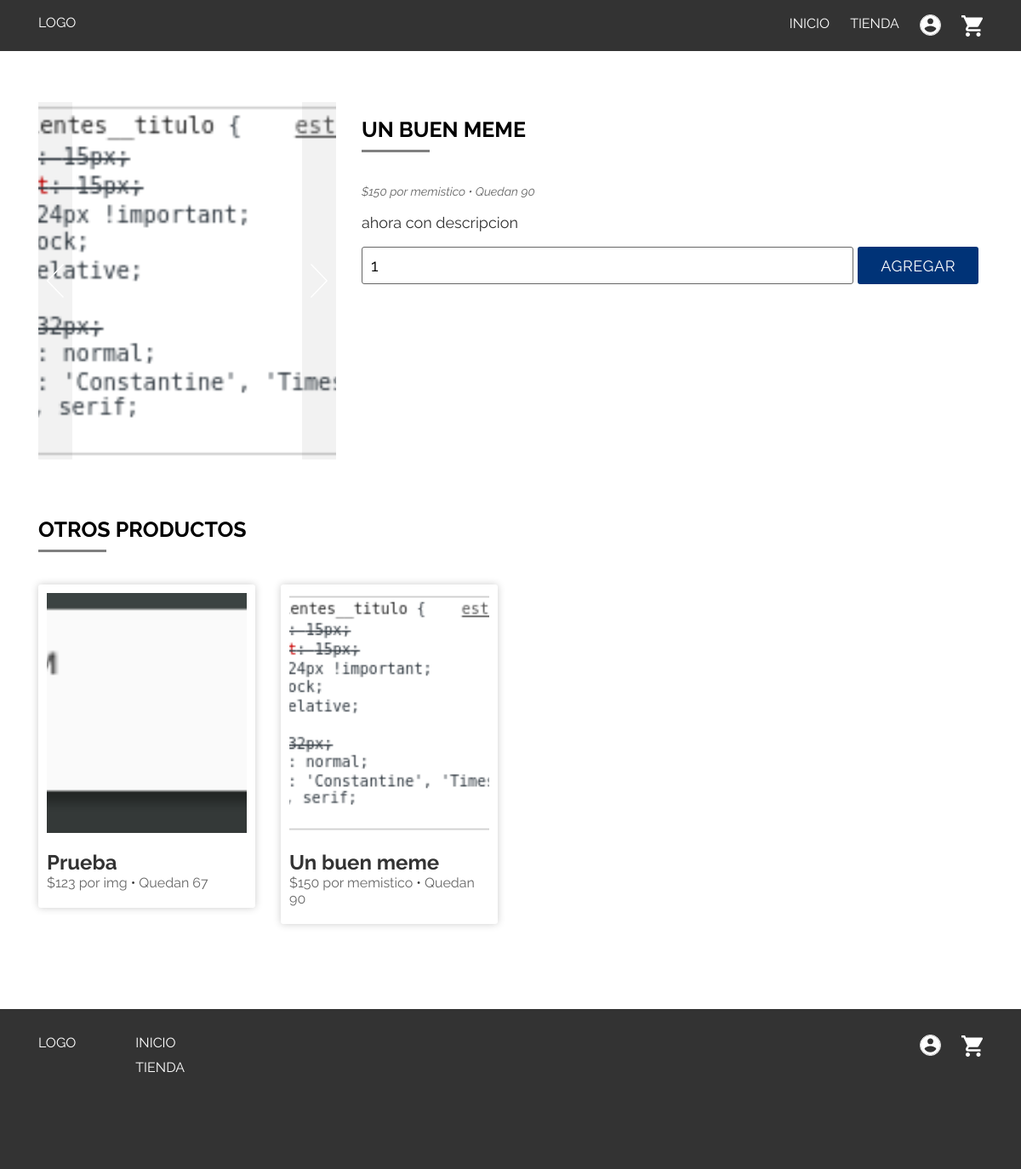
The app's page /app/producto.php?id=31, older data.
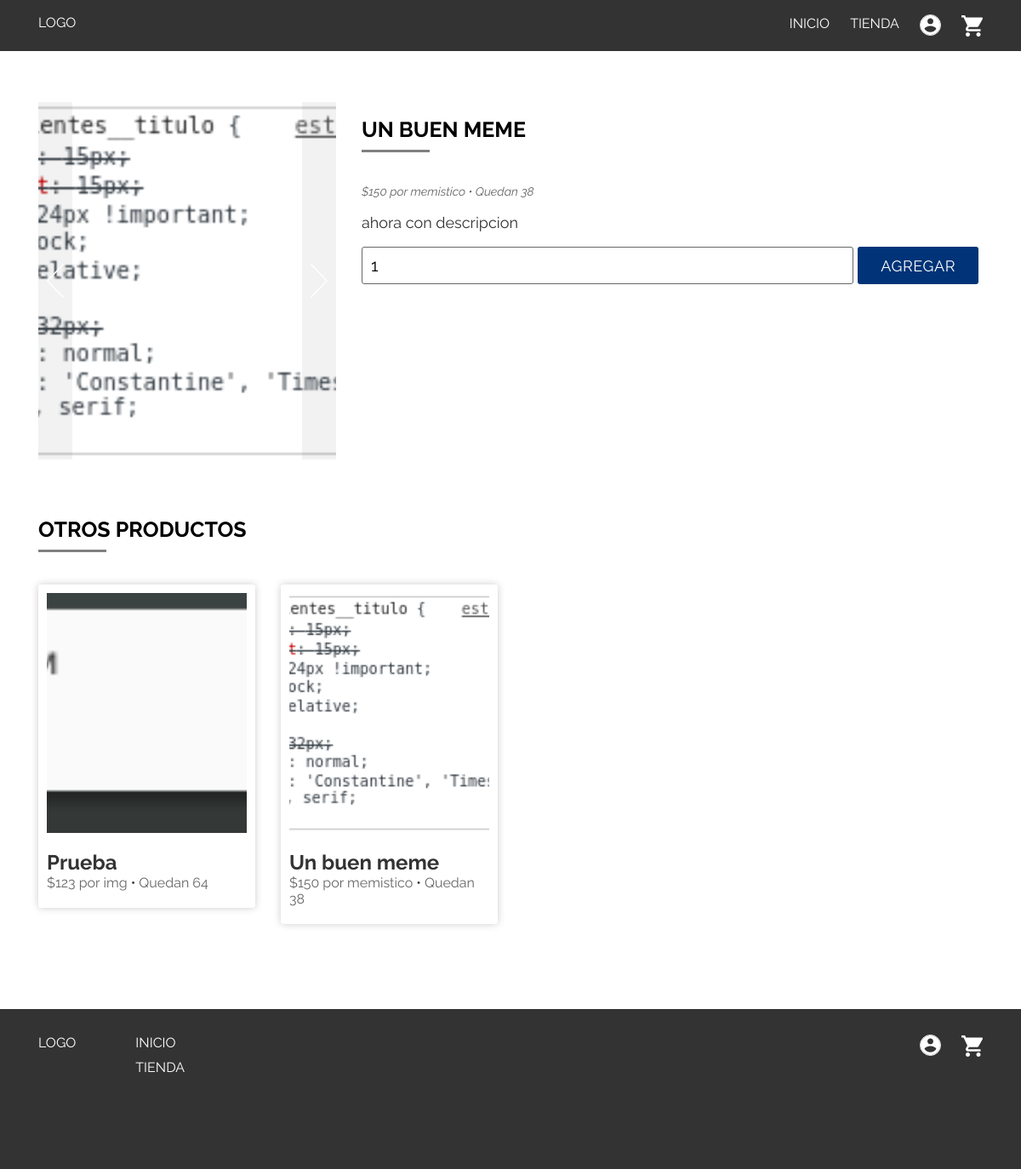
The same page, newer data.
### tables this page shows
CREATE TABLE `producto` (
  `id` int(11) NOT NULL,
  `imagen` text,
  `nombre` text,
  `descripcion` text,
  `precio` int(11) DEFAULT NULL,
  `unidad` text,
  `existencia` text,
  `fecha_creacion` timestamp NOT NULL DEFAULT CURRENT_TIMESTAMP,
  `imagenes` json DEFAULT NULL
);

### app/funciones-generales.php (called while the page is built, shortened)
<?php
  function get_mas_productos(){
    $bd = mysqli_connect("db","root","root", "main");
    $sql = "SELECT * FROM producto ORDER BY RAND() LIMIT 4";
    $result = $bd->query($sql);
    return $result;
  }
  function get_single( $tipo, $id ){
    $bd = mysqli_connect("db","root","root", "main");
    $sql = "SELECT * FROM $tipo WHERE id = '$id'";
    $result = $bd->query($sql);
    if ($result->num_rows > 0) :
      while($row = $result->fetch_assoc()) :
        $res = $row;
      endwhile;
    else :
      $res = false;
    endif;
    return $res;
  }
?>

### app/producto.php (the view, shortened to what this page needs)
<?php
  include('estructura/cabecera.php');
  $id = $_GET['id'];
  $data = get_single('producto', $id);
  $nombre = $data['nombre'];
  $unidad = $data['unidad'];
  $descripcion = $data['descripcion'];
  $precio = $data['precio'];
  $existencia = $data['existencia'];
  $imagen = $data['imagen'];
  $galeria = json_decode($data['imagenes']);
  ?>
<main class="single-product-page">
  <div class="container">
    <div class="row">
      <div class="col-12 col-md-6 col-lg-4 galeria-producto">
        <?php
          $slides = $galeria;
          array_unshift($slides, $imagen);
          include("galeria.php");
        ?>
      </div>
      <div class="col-12 col-md-6 col-lg-8">
        <h1><?php echo $nombre ?></h1>
        <p class="detalles">
          <span class="precio"><?php echo "$$precio por $unidad" ?></span> •
          <span class="existencia">Quedan <?php echo $existencia ?></span>
        </p>
        <p class="descripcion"><?php echo $descripcion; ?></p>
        <form action="producto.php?id=<?php echo $id ?>" method="post">
          <div class="agregar-al-carrito">
            <div class="contenido">
              <input class="cantidad" name="cantidad" type="number" value="1" min="1" max="<?php echo $existencia ?>">
              <button class="boton boton-important"> Agregar </button>
            </div>
          </div>
        </form>
      </div>
    </div>
    <div class="row productos-relacionados">
      <div class="col-12">
        <h1> Otros productos </h1>
      </div>
      <?php
          $result = get_mas_productos();
          if ($result->num_rows > 0) :
            while($producto = $result->fetch_assoc()) :
              $precio = $producto['precio'];
              $unidad = $producto['unidad'];
        ?>
          <div class="col-12 col-sm-6 col-lg-3">
            <article class="tarjeta tarjeta-producto">
              <a class="link-producto"
                  href="/producto.php?id=<?php echo $producto['id'] ?>">
                  <div class="imagen"
                  style="background-image:url(../<?php echo $producto['imagen'] ?>)"></div>
                <h2>
                  <?php echo $producto['nombre']; ?>
                </h2>
                <span class="precio"><?php echo "$$precio por $unidad" ?></span> • <span class="existencia">Quedan <?php echo $producto['existencia'] ?></span>
              </a>
            </article>
          </div>
        <?php
            endwhile;
          endif;
        ?>
    </div>
  </div>
</main>
<?php
  include('estructura/pie.php');
?>

### app/estructura/cabecera.php (shortened to what this page needs)
<!DOCTYPE html>
<html lang="en">
<head>
  <link rel="stylesheet" href="css/estilos.css">
</head>
<body>
  <header class="header-principal">
    <nav class="nav-principal">
      <div class="container contenedor-principal">
        <div class="logo">
          Logo
        </div>
        <div class="menu-movil">
          <div class="menu__links">
            <a href="/" class="menu__link">Inicio</a>
            <a href="/tienda.php" class="menu__link">Tienda</a>
            <?php
              if($_SESSION['foto']) {
                $img = '../'.$_SESSION['foto'];
                $img = "style='background-image:url($img)'";
                $url = "perfil.php";
              }
              else {
                $img = "";
                $url = "login.php";
              }
            ?>
            <a href="<?php echo $url ?>" <?php echo $img ?> class="menu__link--cuenta">Cuenta</a>
            <a href="carrito.php" class="menu__link--carrito">Carrito</a>
          </div>
        </div>
      </div>
    </nav>
  </header>
  <div class="menu-spacer"></div>

### app/galeria.php (shortened to what this page needs)
<?php
    $class="gallery";
    $slide_class="slide gallery__slide";
?>
<div class="<?php echo $class; ?>"
    data-gallery="0"
    data-number-of-slides=<?php echo sizeof($slides) - 1; ?>>
    <div class="slides gallery__slides" data-slides>
        <?php
            foreach($slides as $slide) :
                if( is_array($slide) ) {
                  $img = $slide['imagen'];
                  $frase = $slide['frase'];
                  $subtitulo = $slide['subtitulo'];
                  $accion = $slide['seccion'];
                }
                else {
                  $img = $slide;
                  $accion = "";
                }
        ?>
            <a class="<?php echo $slide_class; ?>"
            style="background-image:url(<?php echo $img ?>)"
            data-slide href="<?php echo $accion ?>">
            </a>
        <?php
            endforeach;
        ?>
        <div class="container gallery-nav-container">
            <button class="gallery__previous-btn" data-previous-slide>
            </button>
            <button class="gallery__next-btn" data-next-slide>
            </button>
        </div>
    </div>
</div>

### app/estructura/pie.php (shortened to what this page needs)
  <footer class="footer-principal">
    <div class="container">
      <div class="menu__footer">
        <div class="logo-links">
          <div class="logo">
            Logo
          </div>
          <div class="menu__footer__links">
            <a href="#" class="menu__link">Inicio</a>
            <a href="#" class="menu__link">Tienda</a>
          </div>
        </div>
        <div class="menu__footer__iconos">
          <a href="#" class="menu__link--cuenta">Cuenta</a>
          <a href="#" class="menu__link--carrito">Carrito</a>
        </div>
      </div>
    </div>
  </footer>
</body>
</html>

Row changes from the older to the newer data that the page shows:
changed producto "Un buen meme": existencia "90" → "38"
changed producto "Prueba": existencia "67" → "64"
